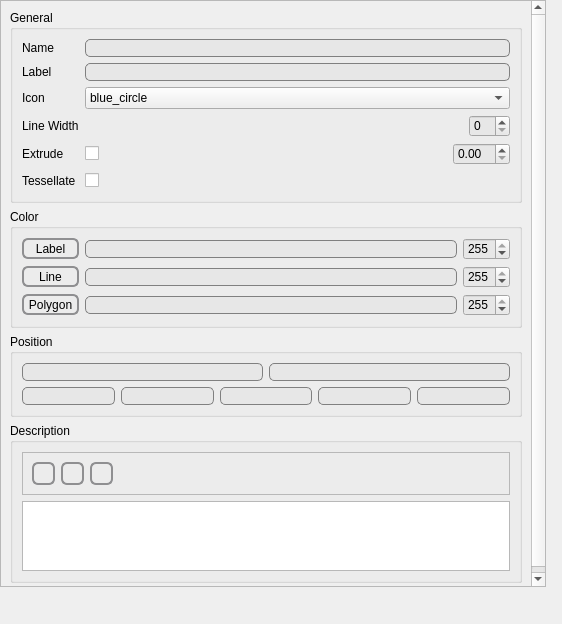
<?xml version="1.0" encoding="UTF-8"?>
<ui version="4.0">
 <class>KmlDialog</class>
 <widget class="QDialog" name="KmlDialog">
  <property name="geometry">
   <rect>
    <x>0</x>
    <y>0</y>
    <width>562</width>
    <height>624</height>
   </rect>
  </property>
  <property name="windowTitle">
   <string>Dialog</string>
  </property>
  <widget class="QScrollArea" name="scrollArea">
   <property name="geometry">
    <rect>
     <x>0</x>
     <y>0</y>
     <width>546</width>
     <height>587</height>
    </rect>
   </property>
   <property name="widgetResizable">
    <bool>true</bool>
   </property>
   <widget class="QWidget" name="scrollAreaWidgetContents">
    <property name="geometry">
     <rect>
      <x>0</x>
      <y>0</y>
      <width>528</width>
      <height>642</height>
     </rect>
    </property>
    <layout class="QVBoxLayout" name="verticalLayout_2">
     <item>
      <widget class="QGroupBox" name="KmlGeneralgroupBox">
       <property name="title">
        <string>General</string>
       </property>
       <layout class="QVBoxLayout" name="verticalLayout_4">
        <item>
         <layout class="QGridLayout" name="gridLayout">
          <item row="0" column="0">
           <widget class="QLabel" name="label">
            <property name="text">
             <string>Name</string>
            </property>
           </widget>
          </item>
          <item row="0" column="1">
           <widget class="QLineEdit" name="kmlname">
            <property name="styleSheet">
             <string notr="true">QLineEdit {
     border: 1px solid gray;
     border-radius: 5px;
     padding: 0 8px;
     background: rgb(231, 231, 231);
 }
</string>
            </property>
           </widget>
          </item>
          <item row="1" column="0">
           <widget class="QLabel" name="label_2">
            <property name="text">
             <string>Label</string>
            </property>
           </widget>
          </item>
          <item row="1" column="1">
           <widget class="QLineEdit" name="kmllabel">
            <property name="styleSheet">
             <string notr="true">QLineEdit {
     border: 1px solid gray;
     border-radius: 5px;
     padding: 0 8px;
     background: rgb(231, 231, 231);
 }
</string>
            </property>
           </widget>
          </item>
          <item row="2" column="0">
           <widget class="QLabel" name="Iconlabel">
            <property name="text">
             <string>Icon</string>
            </property>
           </widget>
          </item>
          <item row="2" column="1">
           <widget class="QComboBox" name="SelectIcon">
            <property name="currentIndex">
             <number>1</number>
            </property>
            <item>
             <property name="text">
              <string/>
             </property>
            </item>
            <item>
             <property name="text">
              <string>blue_circle</string>
             </property>
             <property name="icon">
              <iconset>
               <normaloff>:/icons/blue_circle.png</normaloff>:/icons/blue_circle.png</iconset>
             </property>
            </item>
            <item>
             <property name="text">
              <string>green_circle</string>
             </property>
             <property name="icon">
              <iconset>
               <normaloff>:/icons/green_circle.png</normaloff>:/icons/green_circle.png</iconset>
             </property>
            </item>
            <item>
             <property name="text">
              <string>red_circle</string>
             </property>
             <property name="icon">
              <iconset>
               <normaloff>:/icons/red_circle.png</normaloff>:/icons/red_circle.png</iconset>
             </property>
            </item>
            <item>
             <property name="text">
              <string>yellow_circle</string>
             </property>
             <property name="icon">
              <iconset>
               <normaloff>:/icons/yellow_circle.png</normaloff>:/icons/yellow_circle.png</iconset>
             </property>
            </item>
           </widget>
          </item>
          <item row="3" column="0">
           <widget class="QLabel" name="LineWidthlabel">
            <property name="text">
             <string>Line Width</string>
            </property>
           </widget>
          </item>
          <item row="3" column="1">
           <layout class="QHBoxLayout" name="horizontalLayout_9">
            <item>
             <spacer name="horizontalSpacer_5">
              <property name="orientation">
               <enum>Qt::Horizontal</enum>
              </property>
              <property name="sizeHint" stdset="0">
               <size>
                <width>40</width>
                <height>20</height>
               </size>
              </property>
             </spacer>
            </item>
            <item>
             <widget class="QSpinBox" name="LineWidth">
              <property name="styleSheet">
               <string notr="true">background-color: rgb(231, 231, 231);</string>
              </property>
             </widget>
            </item>
           </layout>
          </item>
          <item row="4" column="0">
           <widget class="QLabel" name="Extrudelabel">
            <property name="text">
             <string>Extrude</string>
            </property>
           </widget>
          </item>
          <item row="4" column="1">
           <layout class="QHBoxLayout" name="horizontalLayout_4">
            <item>
             <widget class="QCheckBox" name="Extrude">
              <property name="text">
               <string/>
              </property>
             </widget>
            </item>
            <item>
             <spacer name="horizontalSpacer_13">
              <property name="orientation">
               <enum>Qt::Horizontal</enum>
              </property>
              <property name="sizeHint" stdset="0">
               <size>
                <width>40</width>
                <height>20</height>
               </size>
              </property>
             </spacer>
            </item>
            <item>
             <widget class="QDoubleSpinBox" name="Offset">
              <property name="styleSheet">
               <string notr="true">background-color: rgb(231, 231, 231);</string>
              </property>
             </widget>
            </item>
           </layout>
          </item>
          <item row="5" column="0">
           <widget class="QLabel" name="Tessellatelabel">
            <property name="text">
             <string>Tessellate</string>
            </property>
           </widget>
          </item>
          <item row="5" column="1">
           <layout class="QHBoxLayout" name="horizontalLayout_6">
            <item>
             <widget class="QCheckBox" name="Tessellate">
              <property name="layoutDirection">
               <enum>Qt::LeftToRight</enum>
              </property>
              <property name="text">
               <string/>
              </property>
             </widget>
            </item>
            <item>
             <spacer name="horizontalSpacer_10">
              <property name="orientation">
               <enum>Qt::Horizontal</enum>
              </property>
              <property name="sizeHint" stdset="0">
               <size>
                <width>40</width>
                <height>20</height>
               </size>
              </property>
             </spacer>
            </item>
           </layout>
          </item>
         </layout>
        </item>
       </layout>
      </widget>
     </item>
     <item>
      <widget class="QGroupBox" name="KmlColorgroupBox">
       <property name="title">
        <string>Color</string>
       </property>
       <layout class="QVBoxLayout" name="verticalLayout_5">
        <item>
         <layout class="QGridLayout" name="gridLayout_3">
          <item row="0" column="0">
           <widget class="QToolButton" name="labelcolor">
            <property name="maximumSize">
             <size>
              <width>100</width>
              <height>16777215</height>
             </size>
            </property>
            <property name="styleSheet">
             <string notr="true"> QToolButton { /* all types of tool button */
     border: 2px solid #8f8f91;
     border-radius: 6px;
     background-color: qlineargradient(x1: 0, y1: 0, x2: 0, y2: 1,
                                       stop: 0 #f6f7fa, stop: 1 #dadbde);
 }

 QToolButton[popupMode=&quot;1&quot;] { /* only for MenuButtonPopup */
     padding-right: 20px; /* make way for the popup button */
 }

 QToolButton:pressed {
     background-color: qlineargradient(x1: 0, y1: 0, x2: 0, y2: 1,
                                       stop: 0 #dadbde, stop: 1 #f6f7fa);
 }

 QToolButton:checked {
     background-color: qlineargradient(x1: 0, y1: 0, x2: 0, y2: 1,
                                       stop: 0 white, stop: 1 blue);
 }

 /* the subcontrols below are used only in the MenuButtonPopup mode */
 QToolButton::menu-button {
     border: 2px solid gray;
     border-top-right-radius: 6px;
     border-bottom-right-radius: 6px;
     /* 16px width + 4px for border = 20px allocated above */
     width: 16px;
 }

 QToolButton::menu-arrow {
     image: url(downarrow.png);
 }

 QToolButton::menu-arrow:open {
     top: 1px; left: 1px; /* shift it a bit */
 }</string>
            </property>
            <property name="text">
             <string>Label</string>
            </property>
           </widget>
          </item>
          <item row="1" column="0">
           <widget class="QToolButton" name="linecolor">
            <property name="sizePolicy">
             <sizepolicy hsizetype="Minimum" vsizetype="Fixed">
              <horstretch>0</horstretch>
              <verstretch>0</verstretch>
             </sizepolicy>
            </property>
            <property name="acceptDrops">
             <bool>false</bool>
            </property>
            <property name="autoFillBackground">
             <bool>false</bool>
            </property>
            <property name="styleSheet">
             <string notr="true"> QToolButton { /* all types of tool button */
     border: 2px solid #8f8f91;
     border-radius: 6px;
     background-color: qlineargradient(x1: 0, y1: 0, x2: 0, y2: 1,
                                       stop: 0 #f6f7fa, stop: 1 #dadbde);
 }

 QToolButton[popupMode=&quot;1&quot;] { /* only for MenuButtonPopup */
     padding-right: 20px; /* make way for the popup button */
 }

 QToolButton:pressed {
     background-color: qlineargradient(x1: 0, y1: 0, x2: 0, y2: 1,
                                       stop: 0 #dadbde, stop: 1 #f6f7fa);
 }

 QToolButton:checked {
     background-color: qlineargradient(x1: 0, y1: 0, x2: 0, y2: 1,
                                       stop: 0 white, stop: 1 blue);
 }

 /* the subcontrols below are used only in the MenuButtonPopup mode */
 QToolButton::menu-button {
     border: 2px solid gray;
     border-top-right-radius: 6px;
     border-bottom-right-radius: 6px;
     /* 16px width + 4px for border = 20px allocated above */
     width: 16px;
 }

 QToolButton::menu-arrow {
     image: url(downarrow.png);
 }

 QToolButton::menu-arrow:open {
     top: 1px; left: 1px; /* shift it a bit */
 }</string>
            </property>
            <property name="text">
             <string>Line</string>
            </property>
            <property name="autoRaise">
             <bool>false</bool>
            </property>
           </widget>
          </item>
          <item row="2" column="0">
           <widget class="QToolButton" name="polygoncolor">
            <property name="sizePolicy">
             <sizepolicy hsizetype="Minimum" vsizetype="Fixed">
              <horstretch>0</horstretch>
              <verstretch>0</verstretch>
             </sizepolicy>
            </property>
            <property name="styleSheet">
             <string notr="true"> QToolButton { /* all types of tool button */
     border: 2px solid #8f8f91;
     border-radius: 6px;
     background-color: qlineargradient(x1: 0, y1: 0, x2: 0, y2: 1,
                                       stop: 0 #f6f7fa, stop: 1 #dadbde);
 }

 QToolButton[popupMode=&quot;1&quot;] { /* only for MenuButtonPopup */
     padding-right: 20px; /* make way for the popup button */
 }

 QToolButton:pressed {
     background-color: qlineargradient(x1: 0, y1: 0, x2: 0, y2: 1,
                                       stop: 0 #dadbde, stop: 1 #f6f7fa);
 }

 QToolButton:checked {
     background-color: qlineargradient(x1: 0, y1: 0, x2: 0, y2: 1,
                                       stop: 0 white, stop: 1 blue);
 }

 /* the subcontrols below are used only in the MenuButtonPopup mode */
 QToolButton::menu-button {
     border: 2px solid gray;
     border-top-right-radius: 6px;
     border-bottom-right-radius: 6px;
     /* 16px width + 4px for border = 20px allocated above */
     width: 16px;
 }

 QToolButton::menu-arrow {
     image: url(downarrow.png);
 }

 QToolButton::menu-arrow:open {
     top: 1px; left: 1px; /* shift it a bit */
 }</string>
            </property>
            <property name="text">
             <string>Polygon</string>
            </property>
           </widget>
          </item>
          <item row="0" column="1">
           <layout class="QHBoxLayout" name="LabelColorhorizontalLayout">
            <item>
             <widget class="QLineEdit" name="labelcolorlabel">
              <property name="styleSheet">
               <string notr="true">QLineEdit {
     border: 1px solid gray;
     border-radius: 5px;
     padding: 0 8px;
     background: rgb(231, 231, 231);
 }
</string>
              </property>
              <property name="readOnly">
               <bool>true</bool>
              </property>
             </widget>
            </item>
            <item>
             <widget class="QSpinBox" name="LabelAlpha">
              <property name="styleSheet">
               <string notr="true">background-color: rgb(231, 231, 231);</string>
              </property>
              <property name="maximum">
               <number>255</number>
              </property>
              <property name="value">
               <number>255</number>
              </property>
             </widget>
            </item>
           </layout>
          </item>
          <item row="1" column="1">
           <layout class="QHBoxLayout" name="LineColorhorizontalLayout">
            <item>
             <widget class="QLineEdit" name="linecolorlabel">
              <property name="styleSheet">
               <string notr="true">QLineEdit {
     border: 1px solid gray;
     border-radius: 5px;
     padding: 0 8px;
     background: rgb(231, 231, 231);
 }
</string>
              </property>
              <property name="readOnly">
               <bool>true</bool>
              </property>
             </widget>
            </item>
            <item>
             <widget class="QSpinBox" name="LineAlpha">
              <property name="styleSheet">
               <string notr="true">background-color: rgb(231, 231, 231);</string>
              </property>
              <property name="maximum">
               <number>255</number>
              </property>
              <property name="value">
               <number>255</number>
              </property>
             </widget>
            </item>
           </layout>
          </item>
          <item row="2" column="1">
           <layout class="QHBoxLayout" name="PolyColorhorizontalLayout">
            <item>
             <widget class="QLineEdit" name="polygoncolorlabel">
              <property name="styleSheet">
               <string notr="true">QLineEdit {
     border: 1px solid gray;
     border-radius: 5px;
     padding: 0 8px;
     background: rgb(231, 231, 231);
 }
</string>
              </property>
              <property name="readOnly">
               <bool>true</bool>
              </property>
             </widget>
            </item>
            <item>
             <widget class="QSpinBox" name="PolygonAlpha">
              <property name="styleSheet">
               <string notr="true">background-color: rgb(231, 231, 231);</string>
              </property>
              <property name="maximum">
               <number>255</number>
              </property>
              <property name="value">
               <number>255</number>
              </property>
             </widget>
            </item>
           </layout>
          </item>
         </layout>
        </item>
       </layout>
      </widget>
     </item>
     <item>
      <widget class="QGroupBox" name="groupBox">
       <property name="title">
        <string>Position</string>
       </property>
       <layout class="QGridLayout" name="gridLayout_2">
        <item row="0" column="0">
         <layout class="QHBoxLayout" name="horizontalLayout_3">
          <item>
           <widget class="QLineEdit" name="longitude">
            <property name="styleSheet">
             <string notr="true">QLineEdit {
     border: 1px solid gray;
     border-radius: 5px;
     padding: 0 8px;
     background: rgb(231, 231, 231);
 }
</string>
            </property>
           </widget>
          </item>
          <item>
           <widget class="QLineEdit" name="latitude">
            <property name="styleSheet">
             <string notr="true">QLineEdit {
     border: 1px solid gray;
     border-radius: 5px;
     padding: 0 8px;
     background: rgb(231, 231, 231);
 }
</string>
            </property>
           </widget>
          </item>
         </layout>
        </item>
        <item row="1" column="0">
         <layout class="QHBoxLayout" name="horizontalLayout_5">
          <item>
           <widget class="QLineEdit" name="Zoom">
            <property name="styleSheet">
             <string notr="true">QLineEdit {
     border: 1px solid gray;
     border-radius: 5px;
     padding: 0 8px;
     background: rgb(231, 231, 231);
 }
</string>
            </property>
           </widget>
          </item>
          <item>
           <widget class="QLineEdit" name="Range">
            <property name="styleSheet">
             <string notr="true">QLineEdit {
     border: 1px solid gray;
     border-radius: 5px;
     padding: 0 8px;
     background: rgb(231, 231, 231);
 }
</string>
            </property>
           </widget>
          </item>
          <item>
           <widget class="QLineEdit" name="Roll">
            <property name="styleSheet">
             <string notr="true">QLineEdit {
     border: 1px solid gray;
     border-radius: 5px;
     padding: 0 8px;
     background: rgb(231, 231, 231);
 }
</string>
            </property>
           </widget>
          </item>
          <item>
           <widget class="QLineEdit" name="Pitch">
            <property name="styleSheet">
             <string notr="true">QLineEdit {
     border: 1px solid gray;
     border-radius: 5px;
     padding: 0 8px;
     background: rgb(231, 231, 231);
 }
</string>
            </property>
           </widget>
          </item>
          <item>
           <widget class="QLineEdit" name="Head">
            <property name="styleSheet">
             <string notr="true">QLineEdit {
     border: 1px solid gray;
     border-radius: 5px;
     padding: 0 8px;
     background: rgb(231, 231, 231);
 }
</string>
            </property>
           </widget>
          </item>
         </layout>
        </item>
       </layout>
      </widget>
     </item>
     <item>
      <widget class="QGroupBox" name="groupBox_2">
       <property name="title">
        <string>Description</string>
       </property>
       <layout class="QVBoxLayout" name="verticalLayout">
        <item>
         <widget class="QFrame" name="frame">
          <property name="frameShape">
           <enum>QFrame::StyledPanel</enum>
          </property>
          <property name="frameShadow">
           <enum>QFrame::Raised</enum>
          </property>
          <layout class="QGridLayout" name="gridLayout_4">
           <item row="0" column="0">
            <widget class="QToolButton" name="addlink">
             <property name="styleSheet">
              <string notr="true"> QToolButton { /* all types of tool button */
     border: 2px solid #8f8f91;
     border-radius: 6px;
     background-color: qlineargradient(x1: 0, y1: 0, x2: 0, y2: 1,
                                       stop: 0 #f6f7fa, stop: 1 #dadbde);
 }

 QToolButton[popupMode=&quot;1&quot;] { /* only for MenuButtonPopup */
     padding-right: 20px; /* make way for the popup button */
 }

 QToolButton:pressed {
     background-color: qlineargradient(x1: 0, y1: 0, x2: 0, y2: 1,
                                       stop: 0 #dadbde, stop: 1 #f6f7fa);
 }

 QToolButton:checked {
     background-color: qlineargradient(x1: 0, y1: 0, x2: 0, y2: 1,
                                       stop: 0 white, stop: 1 blue);
 }

 /* the subcontrols below are used only in the MenuButtonPopup mode */
 QToolButton::menu-button {
     border: 2px solid gray;
     border-top-right-radius: 6px;
     border-bottom-right-radius: 6px;
     /* 16px width + 4px for border = 20px allocated above */
     width: 16px;
 }

 QToolButton::menu-arrow {
     image: url(downarrow.png);
 }

 QToolButton::menu-arrow:open {
     top: 1px; left: 1px; /* shift it a bit */
 }</string>
             </property>
             <property name="text">
              <string/>
             </property>
             <property name="icon">
              <iconset>
               <normaloff>:/icons/firefox_logo.png</normaloff>:/icons/firefox_logo.png</iconset>
             </property>
            </widget>
           </item>
           <item row="0" column="1">
            <widget class="QToolButton" name="addimage">
             <property name="styleSheet">
              <string notr="true"> QToolButton { /* all types of tool button */
     border: 2px solid #8f8f91;
     border-radius: 6px;
     background-color: qlineargradient(x1: 0, y1: 0, x2: 0, y2: 1,
                                       stop: 0 #f6f7fa, stop: 1 #dadbde);
 }

 QToolButton[popupMode=&quot;1&quot;] { /* only for MenuButtonPopup */
     padding-right: 20px; /* make way for the popup button */
 }

 QToolButton:pressed {
     background-color: qlineargradient(x1: 0, y1: 0, x2: 0, y2: 1,
                                       stop: 0 #dadbde, stop: 1 #f6f7fa);
 }

 QToolButton:checked {
     background-color: qlineargradient(x1: 0, y1: 0, x2: 0, y2: 1,
                                       stop: 0 white, stop: 1 blue);
 }

 /* the subcontrols below are used only in the MenuButtonPopup mode */
 QToolButton::menu-button {
     border: 2px solid gray;
     border-top-right-radius: 6px;
     border-bottom-right-radius: 6px;
     /* 16px width + 4px for border = 20px allocated above */
     width: 16px;
 }

 QToolButton::menu-arrow {
     image: url(downarrow.png);
 }

 QToolButton::menu-arrow:open {
     top: 1px; left: 1px; /* shift it a bit */
 }</string>
             </property>
             <property name="text">
              <string/>
             </property>
             <property name="icon">
              <iconset>
               <normaloff>:/icons/gimp.png</normaloff>:/icons/gimp.png</iconset>
             </property>
            </widget>
           </item>
           <item row="0" column="3">
            <spacer name="horizontalSpacer">
             <property name="orientation">
              <enum>Qt::Horizontal</enum>
             </property>
             <property name="sizeHint" stdset="0">
              <size>
               <width>40</width>
               <height>20</height>
              </size>
             </property>
            </spacer>
           </item>
           <item row="0" column="2">
            <widget class="QToolButton" name="clean">
             <property name="styleSheet">
              <string notr="true"> QToolButton { /* all types of tool button */
     border: 2px solid #8f8f91;
     border-radius: 6px;
     background-color: qlineargradient(x1: 0, y1: 0, x2: 0, y2: 1,
                                       stop: 0 #f6f7fa, stop: 1 #dadbde);
 }

 QToolButton[popupMode=&quot;1&quot;] { /* only for MenuButtonPopup */
     padding-right: 20px; /* make way for the popup button */
 }

 QToolButton:pressed {
     background-color: qlineargradient(x1: 0, y1: 0, x2: 0, y2: 1,
                                       stop: 0 #dadbde, stop: 1 #f6f7fa);
 }

 QToolButton:checked {
     background-color: qlineargradient(x1: 0, y1: 0, x2: 0, y2: 1,
                                       stop: 0 white, stop: 1 blue);
 }

 /* the subcontrols below are used only in the MenuButtonPopup mode */
 QToolButton::menu-button {
     border: 2px solid gray;
     border-top-right-radius: 6px;
     border-bottom-right-radius: 6px;
     /* 16px width + 4px for border = 20px allocated above */
     width: 16px;
 }

 QToolButton::menu-arrow {
     image: url(downarrow.png);
 }

 QToolButton::menu-arrow:open {
     top: 1px; left: 1px; /* shift it a bit */
 }</string>
             </property>
             <property name="text">
              <string/>
             </property>
             <property name="icon">
              <iconset>
               <normaloff>:/icons/mActionDraw.png</normaloff>:/icons/mActionDraw.png</iconset>
             </property>
            </widget>
           </item>
          </layout>
         </widget>
        </item>
        <item>
         <widget class="QTextEdit" name="description"/>
        </item>
       </layout>
      </widget>
     </item>
    </layout>
   </widget>
  </widget>
 </widget>
 <resources/>
 <connections/>
</ui>
